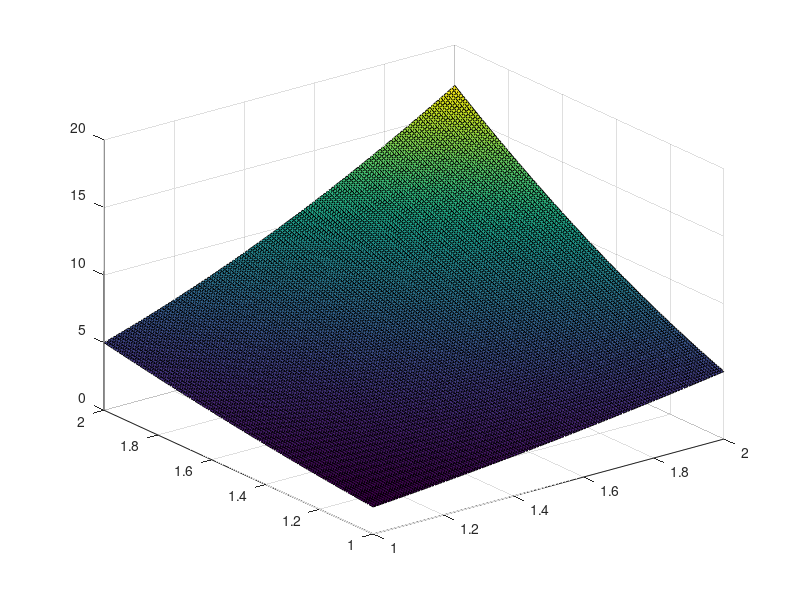
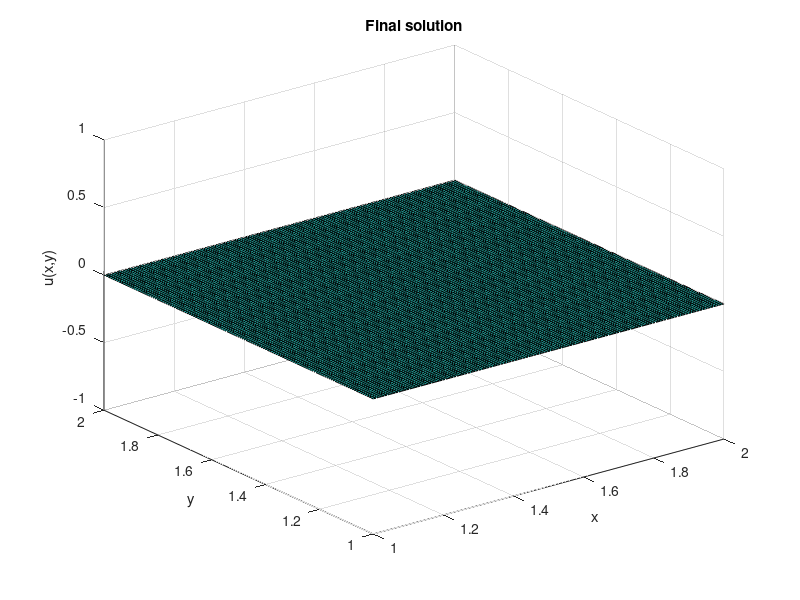
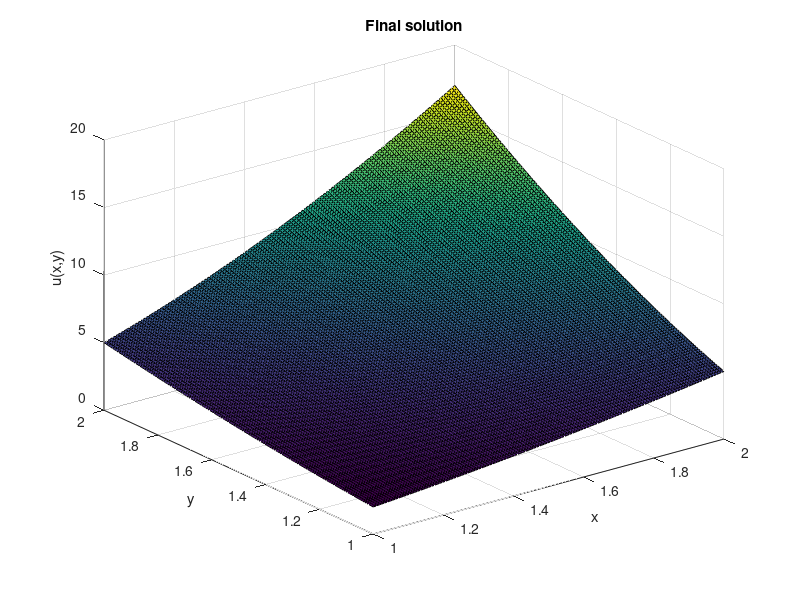

Write MATLAB code to recreate these figures, in order.
clear all;
clc;

% Parameters
Lx = 1;           % Length of the domain in x-direction
Ly = 1;           % Length of the domain in y-direction
Nx =  128;         % Number of grid points in x-direction
Ny =  128;         % Number of grid points in y-direction
dx = 1 / Nx;     % Grid spacing in x-direction
dy = 1 / Ny;     % Grid spacing in y-direction

% Time parameters
tFinal = 1;       % Final simulation time
CFL = 0.3;        % Desired CFL number 
dt = CFL * min(dx, dy); % Time step

% Advection speed function
a = @(x, y) [x -y]; % a(x) = (x1, -x2)

% Initial condition
u0 =@(x, y) zeros(size(x)); % Initial solution u(0, x) = 0

% Boundary conditions
bc_inflow_x1 = @(t, x2) 1 + x2.^2;    % Boundary condition at x1 = 1
bc_inflow_x2 = @(t, x1) 1 + 4*x1.^2;  % Boundary condition at x2 = 2

% Initialize grid and solution
x = linspace(1, 2, Nx);
y = linspace(1, 2, Ny);
[X, Y] = meshgrid(x, y);
u = u0(X, Y);

uR = 1 + (X .* Y).^2;

% Plot the function
surf(X, Y, uR);
% quiver(X, Y , X, -Y);

% Plot the final solution
figure;
surf(X, Y, u);
title('Final solution');
xlabel('x');
ylabel('y');
zlabel('u(x,y)');



% Time-stepping loop
t = 0;
while t < tFinal
    c =  a(X, Y);
    % Semi-Lagrangian update
    x_back = X - dt *c(:,1:Nx);  % Backward particle tracing in x-direction
    y_back = Y - dt * c(:,Nx+1:end);  % Backward particle tracing in y-direction

    % Apply boundary conditions at the inflow boundaries
    u(:, 1) = bc_inflow_x1(t, x);
    u(end,: ) = bc_inflow_x2(t, y);
    

    % Interpolation using LINEAR INTERPOLATION
    u_interp = interp2(X, Y, u, x_back, y_back, 'linear', 0);

    % Interpolation using RBF INTERPOLATION
%              pd=2;
%              ns=2*nchoosek(pd+2,2);
%              [ind,~] = knnsearch([X(:) Y(:)],[x_back(:) y_back(:)],'K',ns);
%              for j =1:numel(X)
%                  W = InterpRBF([X(ind(j,:))' Y(ind(j,:))'],[x_back(j) y_back(j)],1,pd);
%                  Z1(j) = sum(W.*u(ind(j,:))'); % approx. using RBFs
%              end
% %     
%              u_interp = reshape(Z1,[Nx Nx]);


    
    % Update solution
    u = u_interp;
    
%     surf(X, Y, u);
%     axis([1 Lx+1 1 Ly+1 -1 20]);
%     title(['Time = ', num2str(t)]);
%     xlabel('x');
%     ylabel('y');
%     zlabel('u');
%     drawnow;

    % Update time
    t = t + dt;


end


u(:, 1) = bc_inflow_x1(t, x);
u(end,: ) = bc_inflow_x2(t, y);
    
figure;
surf(X, Y, u);
title('Final solution');
xlabel('x');
ylabel('y');
zlabel('u(x,y)');
